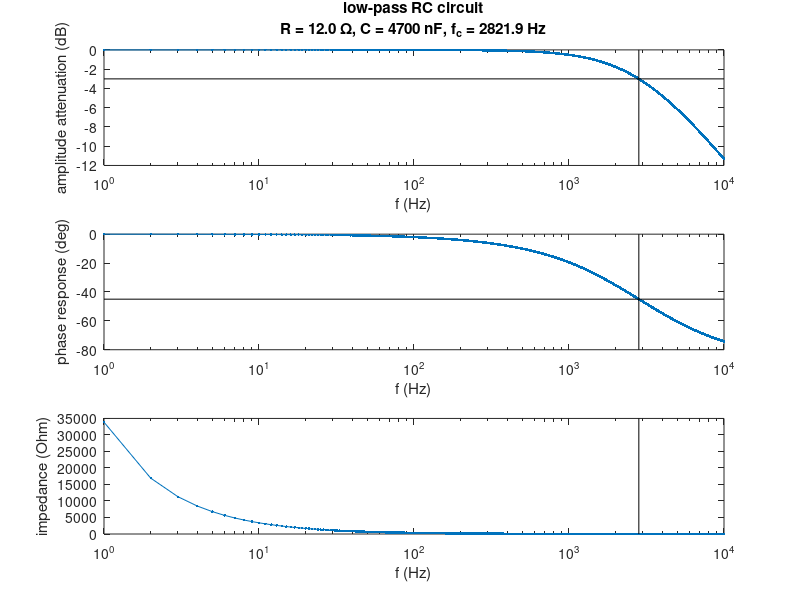

MATLAB code for this plot:
% Low-pass filter design at analog inputs to prevent aliasing
% Simple RC low-pass filter

% Given
if 1
  R = 12;       % [Ohm]
  C = 4.7e-6;   % [F]
else
  R = 560;      % [Ohm]
  C = 100e-9;   % [F]
end

% Results in corner frequency:
f_c = 1/(2*pi*R*C);   % [Hz]

% Calculate voltage output at
V_in = 1;                 % [VAC]
% and over frequency range
f_max = 1e4;              % [Hz]
f = 0:1:f_max;            % [Hz]
% --> Capacitance reactance
X_C = 1./(2*pi*f*C);      % [Ohm]
% --> Impedance
Z = sqrt(R^2 + X_C.^2);   % [Ohm]
% --> Voltage output
V_out = V_in * X_C ./ Z;  % [VAC]
% --> Phase response
phi = -atand(2*pi*f*R*C); % [deg]

fprintf('R = %.1f Ohm\n', R)
fprintf('C = %.1e F\n', C)
fprintf('f_c = %.1f Hz\n', f_c)

figure(1); clf

subplot(3, 1, 1)
semilogx(f, 20*log10(V_out/V_in), '.-')
xlim([1 f_max])
hold on
plot([f_c f_c], ylim, '-k')
plot(xlim, 10*[-log10(2) -log10(2)], '-k')
xlabel('f (Hz)')
ylabel('amplitude attenuation (dB)')
title(sprintf(['low-pass RC circuit\n' ...
               'R = %.1f \\Omega, C = %.0f nF, f_c = %.1f Hz'], ...
               R, C*1e9, f_c))

subplot(3, 1, 2)
semilogx(f, phi, '.-')
xlim([1 f_max])
hold on
plot([f_c f_c], ylim, '-k')
plot(xlim, [-45 -45], '-k')
xlabel('f (Hz)')
ylabel('phase response (deg)')

subplot(3, 1, 3)
semilogx(f, Z, '.-')
xlim([1 f_max])
hold on
plot([f_c f_c], ylim, '-k')
xlabel('f (Hz)')
ylabel('impedance (Ohm)')